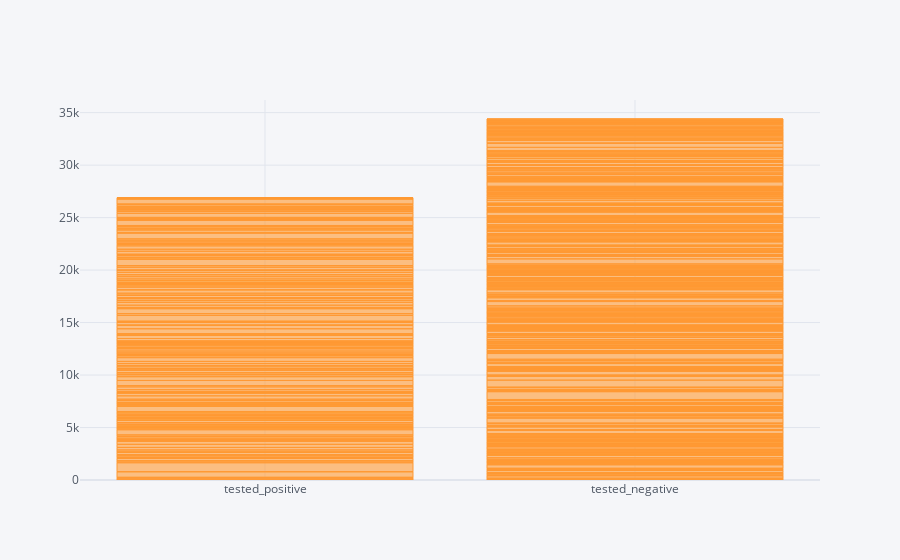

The notebook cell saved with this chart:
### Code cell
df.iplot(x = 'class', y = 'insu', kind = 'bar')

### Figure 1 — Plotly figure (JSON) as saved in the notebook; plotly's stock layout.template omitted (floating-point values rounded to 4 significant figures; data arrays with more than 128 entries replaced by an {"elided": "..."} marker saying what was removed)
{"data": [{"marker": {"color": "rgba(255, 153, 51, 0.6)", "line": {"color": "rgba(255, 153, 51, 1.0)", "width": 1}}, "name": "insu", "orientation": "v", "text": "", "type": "bar", "x": {"elided": "768 str values"}, "y": {"elided": "768 int values"}}], "layout": {"legend": {"bgcolor": "#F5F6F9", "font": {"color": "#4D5663"}}, "paper_bgcolor": "#F5F6F9", "plot_bgcolor": "#F5F6F9", "title": {"font": {"color": "#4D5663"}}, "xaxis": {"gridcolor": "#E1E5ED", "showgrid": true, "tickfont": {"color": "#4D5663"}, "title": {"font": {"color": "#4D5663"}, "text": ""}, "zerolinecolor": "#E1E5ED"}, "yaxis": {"gridcolor": "#E1E5ED", "showgrid": true, "tickfont": {"color": "#4D5663"}, "title": {"font": {"color": "#4D5663"}, "text": ""}, "zerolinecolor": "#E1E5ED"}}}
